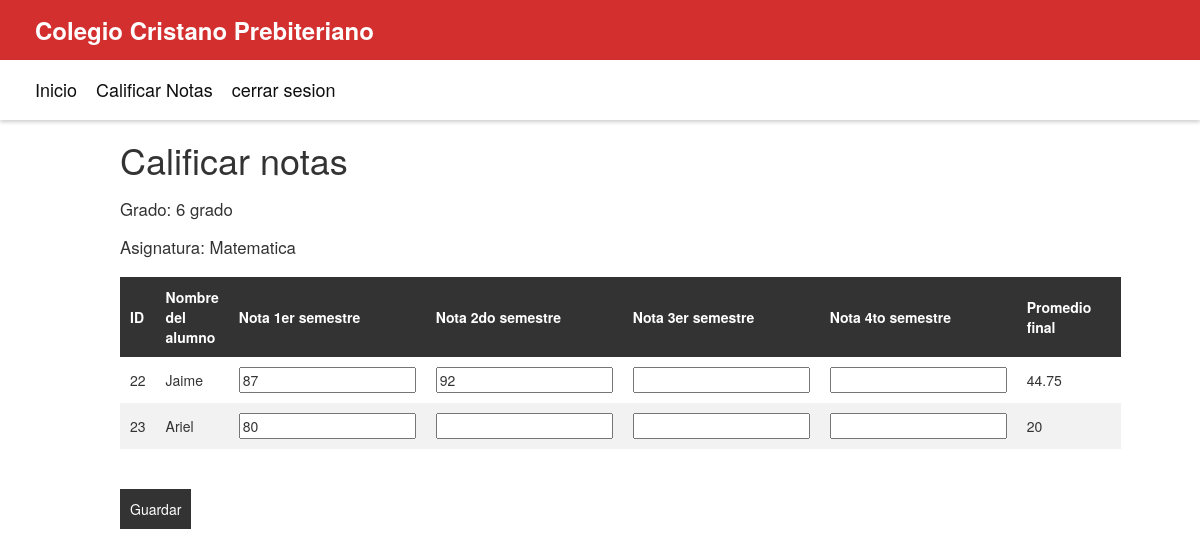
Page /code/view/profesor/calificar.php?id_asignatura=4&id_grado=8 (signed in) on the earlier database version.
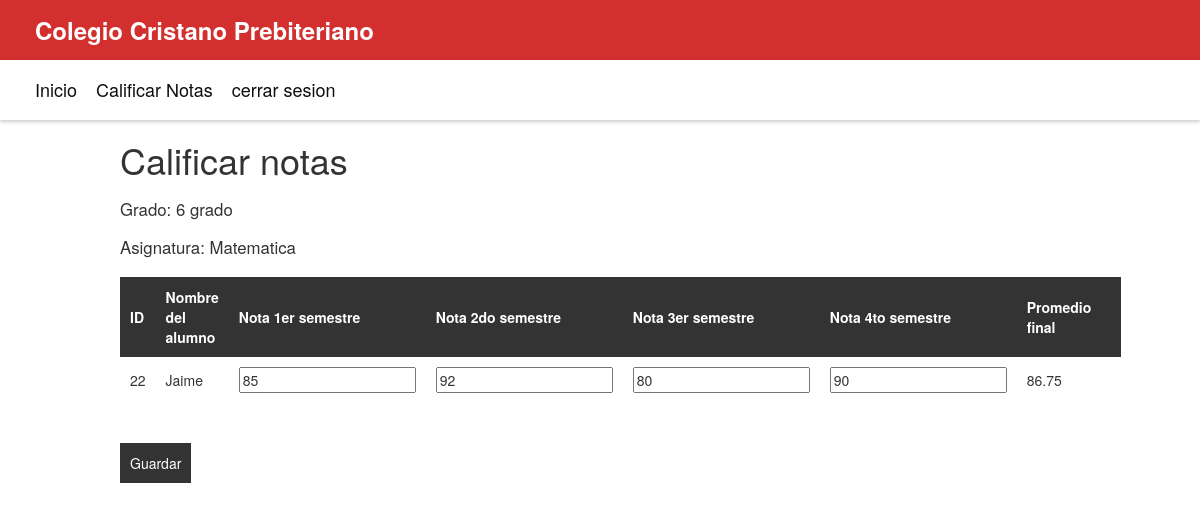
Same page on the later database version.
### tables this page shows
CREATE TABLE `grados` (
  `id_grado` int NOT NULL,
  `nombre_grado` varchar(50) NOT NULL
);

CREATE TABLE `asignaturas` (
  `id_asignatura` int NOT NULL,
  `nombre_asignatura` varchar(50) NOT NULL,
  `id_grado` int NOT NULL,
  `ruta_imagen` varchar(255) DEFAULT '../../img/Asignatura/predeterminada.png'
);

CREATE TABLE `calificaciones` (
  `id_calificacion` int NOT NULL,
  `id_alumno` int NOT NULL,
  `id_grado` int NOT NULL,
  `id_asignatura` int NOT NULL,
  `semestre1` float DEFAULT NULL,
  `semestre2` float DEFAULT NULL,
  `semestre3` float DEFAULT NULL,
  `semestre4` float DEFAULT NULL,
  `promedio_final` float GENERATED ALWAYS AS (((((`semestre1` + `semestre2`) + `semestre3`) + `semestre4`) / 4)) STORED
);

CREATE TABLE `alumnos` (
  `id_alumno` int NOT NULL,
  `login_id` int NOT NULL,
  `nombre` varchar(50) NOT NULL,
  `apellidos` varchar(50) NOT NULL,
  `lugar_nacimiento` varchar(50) NOT NULL,
  `fecha_nacimiento` date NOT NULL,
  `codigo_estudiante` varchar(20) NOT NULL,
  `id_grado` int NOT NULL,
  `fecha_inscripcion` date NOT NULL,
  `padecimiento_alergia` varchar(100) DEFAULT NULL,
  `nombre_padre` varchar(50) NOT NULL,
  `nombre_madre` varchar(50) NOT NULL,
  `cedula_padre` varchar(20) NOT NULL,
  `cedula_madre` varchar(20) NOT NULL,
  `telefono_emergencia` varchar(20) NOT NULL,
  `ocupacion_padre` varchar(50) NOT NULL,
  `ocupacion_madre` varchar(50) NOT NULL,
  `direccion_exacta` varchar(100) NOT NULL
);

### code/view/profesor/calificar.php (the view, shortened to what this page needs)
<!DOCTYPE html>
<html>
<head>
</head>
<body>
    <?php include "header.php"; ?>
    <div class="calificar-notas-container">
        <h1 class="calificar-notas-title">Calificar notas</h1>
        <?php
        include "../../conexion.php";
        $id_grado = $_GET['id_grado'];
        $id_asignatura = $_GET['id_asignatura'];
        $query = "SELECT nombre_grado FROM grados WHERE id_grado = " . $id_grado;
        $result = $conexion->query($query);
        $row = $result->fetch_assoc();
        $nombre_grado = $row['nombre_grado'];
        $query = "SELECT nombre_asignatura FROM asignaturas WHERE id_asignatura = " . $id_asignatura;
        $result = $conexion->query($query);
        $row = $result->fetch_assoc();
        $nombre_asignatura = $row['nombre_asignatura'];
        $query = "SELECT a.id_alumno, a.nombre, n.id_calificacion, n.semestre1, n.semestre2, n.semestre3, n.semestre4
                  FROM alumnos a
                  INNER JOIN grados g ON a.id_grado = g.id_grado
                  INNER JOIN asignaturas asi ON asi.id_asignatura = " . $id_asignatura . "
                  LEFT JOIN calificaciones n ON n.id_alumno = a.id_alumno AND n.id_asignatura = " . $id_asignatura . "
                  WHERE g.id_grado = " . $id_grado;
        $result = $conexion->query($query);
        ?>
        <h2 class="calificar-notas-subtitle">Grado: <?php echo $nombre_grado; ?></h2>
        <h2 class="calificar-notas-subtitle">Asignatura: <?php echo $nombre_asignatura; ?></h2>
        <form method="post"
              action="guardar_notas.php?id_grado=<?php echo $id_grado; ?>&id_asignatura=<?php echo $id_asignatura; ?>"
              class="calificar-notas-form">
            <table class="calificar-notas-table">
                <thead>
                <tr>
                    <th>ID</th>
                    <th>Nombre del alumno</th>
                    <th>Nota 1er semestre</th>
                    <th>Nota 2do semestre</th>
                    <th>Nota 3er semestre</th>
                    <th>Nota 4to semestre</th>
                    <th>Promedio final</th>
                    <th></th>
                </tr>
                </thead>
                <tbody>
                <?php
                while ($row = $result->fetch_assoc()) {
                    echo '<tr>';
                    echo '<td>' . $row['id_alumno'] . '</td>';
                    echo '<td>' . $row['nombre'] . '</td>';
                    if (isset($row['id_calificacion'])) {
                        if (is_numeric($row['semestre1'])) {
                            echo '<td><input type="number" name="semestre1[' . $row['id_alumno'] . ']" value="' . $row['semestre1'] . '" readonly></td>';
                        } else {
                            echo '<td><input type="number" name="semestre1[' . $row['id_alumno'] . ']" value="' . $row['semestre1'] . '"></td>';
                        }
                        if (is_numeric($row['semestre2'])) {
                            echo '<td><input type="number" name="semestre2[' . $row['id_alumno'] . ']" value="' . $row['semestre2'] . '" readonly></td>';
                        } else {
                            echo '<td><input type="number" name="semestre2[' . $row['id_alumno'] . ']" value="' . $row['semestre2'] . '"></td>';
                        }
                        if (is_numeric($row['semestre3'])) {
                            echo '<td><input type="number" name="semestre3[' . $row['id_alumno'] . ']" value="' . $row['semestre3'] . '" readonly></td>';
                        } else {
                            echo '<td><input type="number" name="semestre3[' . $row['id_alumno'] . ']" value="' . $row['semestre3'] . '"></td>';
                        }
                        if (is_numeric($row['semestre4'])) {
                            echo '<td><input type="number" name="semestre4[' . $row['id_alumno'] . ']" value="' . $row['semestre4'] . '" readonly></td>';
                        } else {
                            echo '<td><input type="number" name="semestre4[' . $row['id_alumno'] . ']" value="' . $row['semestre4'] . '"></td>';
                        }
                        $promedio = ($row['semestre1'] + $row['semestre2'] + $row['semestre3'] + $row['semestre4']) / 4;
                        echo '<td>' . $promedio . '</td>';
                        echo '<td></td>';
                        echo '</tr>';
                    }
                }
                ?>
                </tbody>
            </table>
            <br>
            <input type="submit" value="Guardar" class="calificar-notas-submit">
        </form>
    </div>
</body>
</html>

### code/view/profesor/header.php (shortened to what this page needs)
<!DOCTYPE html>
<html>
<head>
	<link rel="stylesheet" href="https://maxcdn.bootstrapcdn.com/bootstrap/3.3.7/css/bootstrap.min.css">
</head>
<body>
	<header class="dashboard-header">
		<div class="container">
			<h1 class="dashboard-brand">Colegio Cristano Prebiteriano</h1>
		</div>
	</header>
	<nav class="dashboard-navbar">
		<div class="container">
			<ul>
				<li><a href="index.php">Inicio</a></li>
				<li><a href="view_grado.php">Calificar Notas</a></li>
				<li><a href="close.php">cerrar sesion</a></li>
			</ul>
		</div>
	</nav>
</body>
</html>

### code/view/profesor/calificar.php (style rules this page uses)
.calificar-notas-container { max-width: 1000px; margin: 0 auto; padding: 20px; }
.calificar-notas-title { margin-top: 0; }
.calificar-notas-subtitle { margin-top: 20px; font-size: 1.2em; }
.calificar-notas-table { width: 100%; border-collapse: collapse; margin-top: 20px; }
.calificar-notas-table th, .calificar-notas-table td { padding: 10px; text-align: left; }
.calificar-notas-table th { background-color: #333; color: #fff; }
.calificar-notas-submit { display: block; margin-top: 20px; padding: 10px; background-color: #333; color: #fff; border: none; cursor: pointer; }
.calificar-notas-table tr:nth-child(even) { background-color: #f2f2f2; }

### code/view/profesor/header.php (style rules this page uses)
.dashboard-header { display: flex; align-items: center; justify-content: space-between; height: 60px; padding: 0 20px; background-color: #d32f2f; color: #fff; }
.dashboard-brand { font-size: 24px; font-weight: bold; margin: 0; }
.dashboard-navbar { display: flex; align-items: center; background-color: #fff; box-shadow: 0 2px 4px rgba(0,0,0,0.2); height: 60px; padding: 0 20px; }
.dashboard-navbar ul { margin: 0; padding: 0; list-style: none; }
.dashboard-navbar ul li { display: inline-block; margin-right: 15px; }
.dashboard-navbar ul li a { color: #0e0e0e; text-decoration: none; font-size: 18px; }

Differences in the rows shown:
removed calificaciones: id_alumno.id_alumno "23", id_alumno.nombre "Ariel", semestre1 "80", promedio "20"
changed calificaciones "Jaime": semestre1 "87" → "85"; semestre3 (not shown) → "80"; semestre4 (not shown) → "90"; promedio "44.75" → "86.75"
